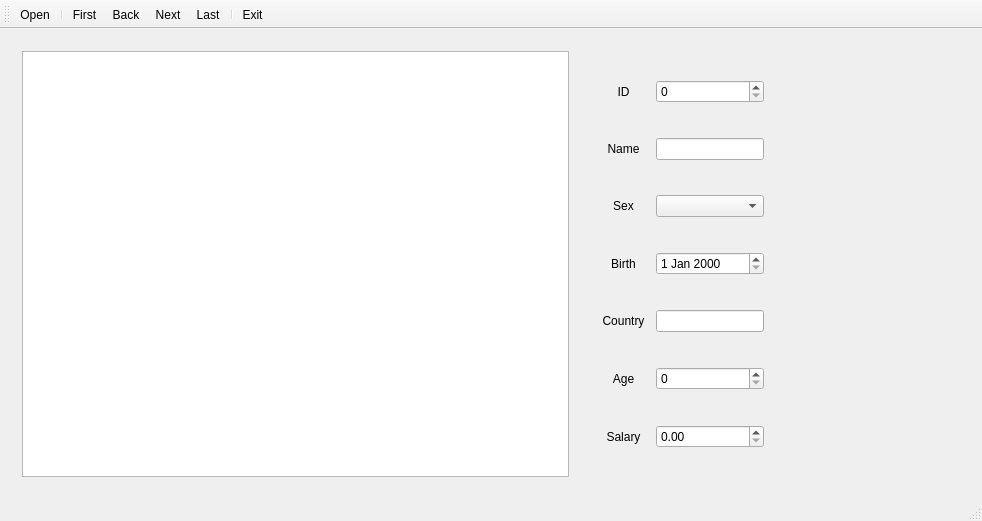
<?xml version="1.0" encoding="UTF-8"?>
<ui version="4.0">
 <class>SqlQuery</class>
 <widget class="QMainWindow" name="SqlQuery">
  <property name="geometry">
   <rect>
    <x>0</x>
    <y>0</y>
    <width>982</width>
    <height>521</height>
   </rect>
  </property>
  <property name="windowTitle">
   <string>SqlQuery</string>
  </property>
  <widget class="QWidget" name="centralWidget">
   <layout class="QHBoxLayout" name="horizontalLayout" stretch="3,1,1">
    <item>
     <widget class="QWidget" name="widget" native="true">
      <layout class="QGridLayout" name="gridLayout_3">
       <item row="0" column="0" colspan="2">
        <widget class="QTableView" name="tableView"/>
       </item>
      </layout>
     </widget>
    </item>
    <item>
     <widget class="QWidget" name="widget_2" native="true">
      <layout class="QGridLayout" name="gridLayout_4">
       <item row="4" column="0" colspan="2">
        <widget class="QLabel" name="label_3">
         <property name="text">
          <string>Name</string>
         </property>
         <property name="alignment">
          <set>Qt::AlignCenter</set>
         </property>
        </widget>
       </item>
       <item row="6" column="0" colspan="2">
        <widget class="QLabel" name="label_6">
         <property name="text">
          <string>Sex</string>
         </property>
         <property name="alignment">
          <set>Qt::AlignCenter</set>
         </property>
        </widget>
       </item>
       <item row="9" column="2" colspan="2">
        <widget class="QSpinBox" name="spinBoxAge"/>
       </item>
       <item row="6" column="2" colspan="2">
        <widget class="QComboBox" name="comboBoxSex"/>
       </item>
       <item row="1" column="0" colspan="2">
        <widget class="QLabel" name="label_2">
         <property name="text">
          <string>ID</string>
         </property>
         <property name="alignment">
          <set>Qt::AlignCenter</set>
         </property>
        </widget>
       </item>
       <item row="7" column="0" colspan="2">
        <widget class="QLabel" name="label_4">
         <property name="text">
          <string>Birth</string>
         </property>
         <property name="alignment">
          <set>Qt::AlignCenter</set>
         </property>
        </widget>
       </item>
       <item row="9" column="0" colspan="2">
        <widget class="QLabel" name="label_5">
         <property name="text">
          <string>Age</string>
         </property>
         <property name="alignment">
          <set>Qt::AlignCenter</set>
         </property>
        </widget>
       </item>
       <item row="10" column="2" colspan="2">
        <widget class="QDoubleSpinBox" name="doubleSpinBoxSalary"/>
       </item>
       <item row="4" column="2" colspan="2">
        <widget class="QLineEdit" name="lineEditName"/>
       </item>
       <item row="8" column="0" colspan="2">
        <widget class="QLabel" name="label_7">
         <property name="text">
          <string>Country</string>
         </property>
         <property name="alignment">
          <set>Qt::AlignCenter</set>
         </property>
        </widget>
       </item>
       <item row="1" column="2" colspan="2">
        <widget class="QSpinBox" name="spinBoxID"/>
       </item>
       <item row="8" column="2" colspan="2">
        <widget class="QLineEdit" name="lineEditCountry"/>
       </item>
       <item row="10" column="0" colspan="2">
        <widget class="QLabel" name="label_8">
         <property name="text">
          <string>Salary</string>
         </property>
         <property name="alignment">
          <set>Qt::AlignCenter</set>
         </property>
        </widget>
       </item>
       <item row="7" column="2" colspan="2">
        <widget class="QDateEdit" name="dateEdit"/>
       </item>
      </layout>
     </widget>
    </item>
    <item>
     <widget class="QLabel" name="LabImage">
      <property name="text">
       <string/>
      </property>
      <property name="alignment">
       <set>Qt::AlignCenter</set>
      </property>
     </widget>
    </item>
   </layout>
  </widget>
  <widget class="QMenuBar" name="menuBar">
   <property name="geometry">
    <rect>
     <x>0</x>
     <y>0</y>
     <width>982</width>
     <height>17</height>
    </rect>
   </property>
  </widget>
  <widget class="QToolBar" name="mainToolBar">
   <property name="toolButtonStyle">
    <enum>Qt::ToolButtonTextUnderIcon</enum>
   </property>
   <attribute name="toolBarArea">
    <enum>TopToolBarArea</enum>
   </attribute>
   <attribute name="toolBarBreak">
    <bool>false</bool>
   </attribute>
   <addaction name="actionOpen"/>
   <addaction name="separator"/>
   <addaction name="actionFirst"/>
   <addaction name="actionBack"/>
   <addaction name="actionNext"/>
   <addaction name="actionLast"/>
   <addaction name="separator"/>
   <addaction name="actionExit"/>
  </widget>
  <widget class="QStatusBar" name="statusBar"/>
  <action name="actionOpen">
   <property name="icon">
    <iconset resource="res.qrc">
     <normaloff>:/icons/open3.bmp</normaloff>:/icons/open3.bmp</iconset>
   </property>
   <property name="text">
    <string>Open</string>
   </property>
  </action>
  <action name="actionFirst">
   <property name="icon">
    <iconset resource="res.qrc">
     <normaloff>:/icons/308.bmp</normaloff>:/icons/308.bmp</iconset>
   </property>
   <property name="text">
    <string>First</string>
   </property>
  </action>
  <action name="actionBack">
   <property name="icon">
    <iconset resource="res.qrc">
     <normaloff>:/icons/310.bmp</normaloff>:/icons/310.bmp</iconset>
   </property>
   <property name="text">
    <string>Back</string>
   </property>
  </action>
  <action name="actionNext">
   <property name="icon">
    <iconset resource="res.qrc">
     <normaloff>:/icons/312.bmp</normaloff>:/icons/312.bmp</iconset>
   </property>
   <property name="text">
    <string>Next</string>
   </property>
  </action>
  <action name="actionLast">
   <property name="icon">
    <iconset resource="res.qrc">
     <normaloff>:/icons/314.bmp</normaloff>:/icons/314.bmp</iconset>
   </property>
   <property name="text">
    <string>Last</string>
   </property>
  </action>
  <action name="actionExit">
   <property name="icon">
    <iconset resource="res.qrc">
     <normaloff>:/icons/132.bmp</normaloff>:/icons/132.bmp</iconset>
   </property>
   <property name="text">
    <string>Exit</string>
   </property>
  </action>
 </widget>
 <layoutdefault spacing="6" margin="11"/>
 <resources>
  <include location="res.qrc"/>
 </resources>
 <connections>
  <connection>
   <sender>actionExit</sender>
   <signal>triggered()</signal>
   <receiver>SqlQuery</receiver>
   <slot>close()</slot>
   <hints>
    <hint type="sourcelabel">
     <x>-1</x>
     <y>-1</y>
    </hint>
    <hint type="destinationlabel">
     <x>490</x>
     <y>260</y>
    </hint>
   </hints>
  </connection>
 </connections>
</ui>
